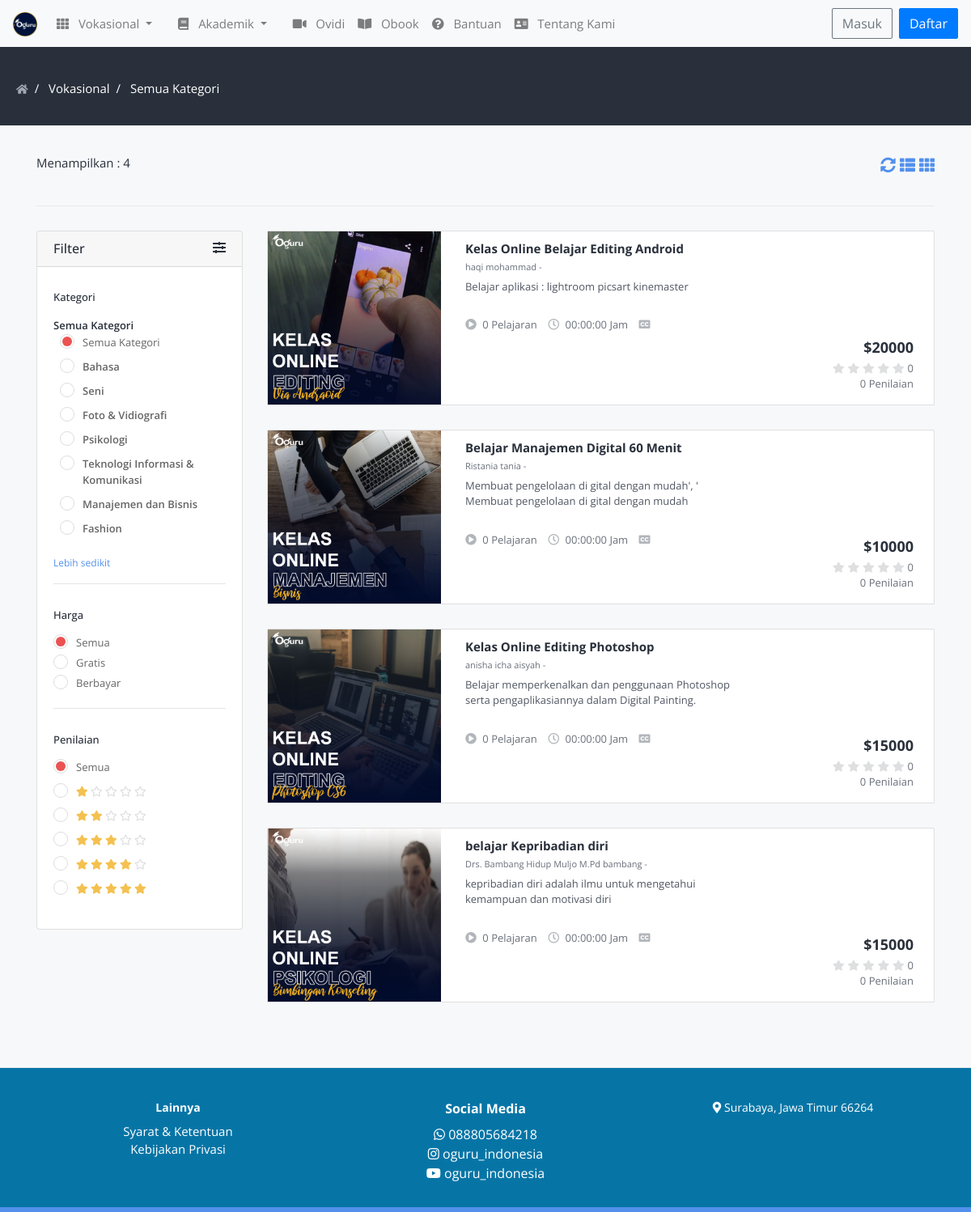
Page /index.php/home/vokasional on the committed database.
### tables this page shows
CREATE TABLE IF NOT EXISTS `category` (
  `id` int(11) UNSIGNED NOT NULL AUTO_INCREMENT,
  `code` varchar(255) DEFAULT NULL,
  `name` varchar(255) DEFAULT NULL,
  `parent` int(11) DEFAULT '0',
  `slug` varchar(255) DEFAULT NULL,
  `date_added` int(11) DEFAULT NULL,
  `last_modified` int(11) DEFAULT NULL,
  `font_awesome_class` varchar(255) DEFAULT NULL,
  PRIMARY KEY (`id`)
);

CREATE TABLE IF NOT EXISTS `course` (
  `id` int(11) UNSIGNED NOT NULL AUTO_INCREMENT,
  `title` varchar(255) DEFAULT NULL,
  `short_description` longtext,
  `description` longtext,
  `outcomes` longtext,
  `category_id` int(11) DEFAULT NULL,
  `parent_category` int(11) NOT NULL,
  `sub_category_id` int(11) DEFAULT NULL,
  `section` longtext,
  `requirements` longtext,
  `price` bigint(20) DEFAULT NULL,
  `discount_flag` int(11) DEFAULT '0',
  `discounted_price` int(11) DEFAULT NULL,
  `user_id` int(11) DEFAULT NULL,
  `thumbnail` varchar(255) DEFAULT NULL,
  `video_url` varchar(255) DEFAULT NULL,
  `date_added` int(11) DEFAULT NULL,
  `last_modified` int(11) DEFAULT NULL,
  `visibility` int(11) DEFAULT NULL,
  `is_top_course` int(11) DEFAULT '0',
  `is_admin` int(11) DEFAULT NULL,
  `status` varchar(255) DEFAULT NULL,
  `course_overview_provider` varchar(255) DEFAULT NULL,
  `meta_keywords` longtext,
  `meta_description` longtext,
  `is_free_course` int(11) DEFAULT NULL,
  `perklik` int(200) DEFAULT NULL,
  `tipe` varchar(20) DEFAULT NULL,
  `kuota` int(11) DEFAULT NULL,
  `grupchat` varchar(20) DEFAULT NULL,
  `linkgrup` varchar(100) DEFAULT NULL,
  `tanggal` varchar(50) DEFAULT NULL,
  `waktu` varchar(20) DEFAULT NULL,
  `durasi` int(11) NOT NULL DEFAULT '0',
  `live` varchar(20) DEFAULT NULL,
  PRIMARY KEY (`id`)
);

CREATE TABLE IF NOT EXISTS `users` (
  `id` int(11) UNSIGNED NOT NULL AUTO_INCREMENT,
  `first_name` varchar(255) DEFAULT NULL,
  `last_name` varchar(255) DEFAULT NULL,
  `email` varchar(50) DEFAULT NULL,
  `password` varchar(255) DEFAULT NULL,
  `social_links` longtext,
  `biography` longtext,
  `role_id` int(11) DEFAULT NULL,
  `date_added` int(11) DEFAULT NULL,
  `last_modified` int(11) DEFAULT NULL,
  `watch_history` longtext,
  `wishlist` longtext,
  `title` longtext,
  `paypal_keys` longtext,
  `stripe_keys` longtext,
  `verification_code` longtext,
  `status` int(11) DEFAULT NULL,
  `nik` int(20) DEFAULT NULL,
  `ktp` varchar(50) DEFAULT NULL,
  `is_edukator` int(11) DEFAULT '0',
  `deskripsi_channel` varchar(256) NOT NULL DEFAULT 'tidak ada deskripsi',
  PRIMARY KEY (`id`)
);

CREATE TABLE IF NOT EXISTS `settings` (
  `id` int(11) UNSIGNED NOT NULL AUTO_INCREMENT,
  `key` varchar(255) DEFAULT NULL,
  `value` longtext,
  PRIMARY KEY (`id`)
);

CREATE TABLE IF NOT EXISTS `currency` (
  `id` int(11) NOT NULL AUTO_INCREMENT,
  `name` varchar(255) DEFAULT NULL,
  `code` varchar(255) DEFAULT NULL,
  `symbol` varchar(255) DEFAULT NULL,
  `paypal_supported` int(11) DEFAULT NULL,
  `stripe_supported` int(11) DEFAULT NULL,
  PRIMARY KEY (`id`)
);

### application/views/frontend/default/category_wise_course_list_layout.php (the view)
<ul>
    <?php foreach($courses as $course):
     $instructor_details = $this->user_model->get_all_user($course['user_id'])->row_array();?>
    <li>
        <div class="course-box-2">
            <div class="course-image">
                <a href="<?php echo site_url('home/'.$page_title.'_/'.slugify($course['title']).'/'.$course['id']) ?>">
                    <img src="<?php echo $this->crud_model->get_course_thumbnail_url($course['id']); ?>" alt="" class="img-fluid" style='min-height: 200px;'>
                </a>
            </div>
            <div class="course-details">
                <a href="<?php echo site_url('home/'.$page_title.'_/'.slugify($course['title']).'/'.$course['id']); ?>" class="course-title"><?php echo $course['title']; ?></a>
                <a href="<?php echo site_url('home/edukator_info/'.$instructor_details['id']) ?>" class="course-instructor">
                    <span class="instructor-name"><?php echo $instructor_details['first_name'].' '.$instructor_details['last_name']; ?></span> -
                </a>
                <div class="course-subtitle">
                    <?php echo $course['short_description']; ?>
                </div>
                <div class="course-meta">
                    <span class=""><i class="fas fa-play-circle"></i>
                        <?php
                            $number_of_lessons = $this->crud_model->get_lessons('course', $course['id'])->num_rows();
                            echo $number_of_lessons.' '.get_phrase('lessons');
                         ?>
                    </span>
                    <span class=""><i class="far fa-clock"></i>
                        <?php echo $this->crud_model->get_total_duration_of_lesson_by_course_id($course['id']); ?>
                    </span>
                    <span class=""><i class="fas fa-closed-captioning"></i><?php echo ucfirst($course['language']); ?></span>
                    <span class=""><i class="fa fa-level-up"></i><?php echo ucfirst($course['level']); ?></span>
                </div>
            </div>
            <div class="course-price-rating">
                <div class="course-price">
                    <?php if ($course['is_free_course'] == 1): ?>
                        <span class="current-price"><?php echo get_phrase('free'); ?></span>
                    <?php else: ?>
                        <?php if($course['discount_flag'] == 1): ?>
                            <span class="current-price"><?php echo currency($course['discounted_price']); ?></span>
                            <span class="original-price"><?php echo currency($course['price']); ?></span>
                        <?php else: ?>
                            <span class="current-price"><?php echo currency($course['price']); ?></span>
                        <?php endif; ?>
                    <?php endif; ?>
                </div>
                <div class="rating">
                    <?php
                        $total_rating =  $this->crud_model->get_ratings('course', $course['id'], true)->row()->rating;
                        $number_of_ratings = $this->crud_model->get_ratings('course', $course['id'])->num_rows();
                        if ($number_of_ratings > 0) {
                            $average_ceil_rating = ceil($total_rating / $number_of_ratings);
                        }else {
                            $average_ceil_rating = 0;
                        }
                        for($i = 1; $i < 6; $i++):?>
                        <?php if ($i <= $average_ceil_rating): ?>
                        <i class="fas fa-star filled"></i>
                        <?php else: ?>
                        <i class="fas fa-star"></i>
                        <?php endif; ?>
                        <?php endfor; ?>
                    <span class="d-inline-block average-rating"><?php echo $average_ceil_rating; ?></span>
                </div>
                <div class="rating-number">
                    <?php echo $this->crud_model->get_ratings('course', $course['id'])->num_rows().' '.get_phrase('ratings'); ?>
                </div>
            </div>
        </div>
    </li>
<?php endforeach; ?>
</ul>

### application/views/frontend/default/courses_page.php (shortened to what the rows shown need)
<?php
isset($layout) ? "": $layout = "list";
?>
<section class="category-course-list-area">
    <div class="container">
        <div class="row">
            <div class="col-lg-3 filter-area">
                <div class="card">
                    <div id="collapseFilter" class="collapse show" aria-labelledby="headingOne" data-parent="#accordion">
                        <div class="card-body pt-0">
                            <div class="filter_type">
                                <ul>
                                        <?php foreach ($this->crud_model->get_categories($parent)->result_array() as $sub_category):
                                            $counter++; ?>
                                            <li class="ml-2">
                                                <div class="parent-category hidden-categories ">
                                                    <label for="sub_category-<?php echo $sub_category['id'];?>"><?php echo $sub_category['name']; ?></label>
                                                </div>
                                            </li>
                                        <?php endforeach; ?>
                                </ul>
                            </div>
                        </div>
                    </div>
                </div>
            </div>
            <div class="col-lg-9">
                <div class="category-course-list">
                    <?php include 'category_wise_course_'.$layout.'_layout.php'; ?>
                </div>
            </div>
        </div>
    </div>
</section>

### rows in the picture
category: name "Bahasa"
category: name "Seni"
category: name "Foto & Vidiografi"
category: name "Psikologi"
category: name "Teknologi Informasi & Komunikasi"
category: name "Manajemen dan Bisnis"
category: name "Fashion"
course: shows a picture, title "Kelas Online Belajar Editing Android", user.first_name "haqi", user.last_name "mohammad", short_description "Belajar aplikasi : lightroom picsart kinemaster", number_of_lessons "0", get_phrase "Pelajaran", total_duration_of_lesson_by_course_id "00:00:00 Jam", price.symbol "$20000", average_ceil_rating "0", num_rows "0", get_phrase "Penilaian"
course: shows a picture, title "Belajar Manajemen Digital 60 Menit", user.first_name "Ristania", user.last_name "tania", short_description "Membuat pengelolaan di gital dengan mudah', ' Membuat pengelolaan di gital dengan mudah", number_of_lessons "0", get_phrase "Pelajaran", total_duration_of_lesson_by_course_id "00:00:00 Jam", price.symbol "$10000", average_ceil_rating "0", num_rows "0", get_phrase "Penilaian"
course: shows a picture, title "Kelas Online Editing Photoshop", user.first_name "anisha icha", user.last_name "aisyah", short_description "Belajar memperkenalkan dan penggunaan Photoshop serta pengaplikasiannya dalam Digital Painting.", number_of_lessons "0", get_phrase "Pelajaran", total_duration_of_lesson_by_course_id "00:00:00 Jam", price.symbol "$15000", average_ceil_rating "0", num_rows "0", get_phrase "Penilaian"
course: shows a picture, title "belajar Kepribadian diri", user.first_name "Drs. Bambang Hidup Muljo M.Pd", user.last_name "bambang", short_description "kepribadian diri adalah ilmu untuk mengetahui kemampuan dan motivasi diri", number_of_lessons "0", get_phrase "Pelajaran", total_duration_of_lesson_by_course_id "00:00:00 Jam", price.symbol "$15000", average_ceil_rating "0", num_rows "0", get_phrase "Penilaian"

### other values in the picture
$page_title "Vokasional"
count($courses) "4"
get_phrase('filter') "Filter"
get_phrase('ratings') "Penilaian"
get_phrase('all') "Semua"
